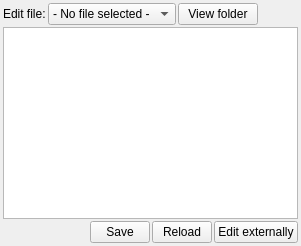
        <widget class="QWidget" name="tab_Editor">
         <attribute name="title">
          <string>Editor</string>
         </attribute>
         <layout class="QVBoxLayout" name="verticalLayout_18">
          <property name="spacing">
           <number>2</number>
          </property>
          <property name="leftMargin">
           <number>3</number>
          </property>
          <property name="topMargin">
           <number>3</number>
          </property>
          <property name="rightMargin">
           <number>3</number>
          </property>
          <property name="bottomMargin">
           <number>3</number>
          </property>
          <item>
           <layout class="QHBoxLayout" name="horizontalLayout_18">
            <property name="spacing">
             <number>2</number>
            </property>
            <item>
             <widget class="QLabel" name="label_26">
              <property name="maximumSize">
               <size>
                <width>150</width>
                <height>16777215</height>
               </size>
              </property>
              <property name="text">
               <string>Edit file:</string>
              </property>
             </widget>
            </item>
            <item>
             <widget class="QComboBox" name="combo_EditFile">
              <property name="maximumSize">
               <size>
                <width>150</width>
                <height>16777215</height>
               </size>
              </property>
              <property name="currentIndex">
               <number>0</number>
              </property>
              <item>
               <property name="text">
                <string>- No file selected -</string>
               </property>
              </item>
              <item>
               <property name="text">
                <string>AuTerm.ini</string>
               </property>
              </item>
              <item>
               <property name="text">
                <string>Devices.ini</string>
               </property>
              </item>
             </widget>
            </item>
            <item>
             <widget class="QPushButton" name="btn_EditViewFolder">
              <property name="text">
               <string>View folder</string>
              </property>
             </widget>
            </item>
            <item>
             <spacer name="horizontalSpacer_2">
              <property name="orientation">
               <enum>Qt::Horizontal</enum>
              </property>
              <property name="sizeHint" stdset="0">
               <size>
                <width>40</width>
                <height>20</height>
               </size>
              </property>
             </spacer>
            </item>
           </layout>
          </item>
          <item>
           <layout class="QVBoxLayout" name="verticalLayout_19">
            <property name="spacing">
             <number>2</number>
            </property>
            <item>
             <widget class="QPlainTextEdit" name="text_EditData">
              <property name="undoRedoEnabled">
               <bool>true</bool>
              </property>
              <property name="readOnly">
               <bool>false</bool>
              </property>
             </widget>
            </item>
            <item>
             <layout class="QHBoxLayout" name="horizontalLayout_17">
              <property name="spacing">
               <number>2</number>
              </property>
              <property name="topMargin">
               <number>0</number>
              </property>
              <item>
               <widget class="QLabel" name="label_EditInfo">
                <property name="text">
                 <string/>
                </property>
               </widget>
              </item>
              <item>
               <widget class="QPushButton" name="btn_EditSave">
                <property name="maximumSize">
                 <size>
                  <width>60</width>
                  <height>16777215</height>
                 </size>
                </property>
                <property name="text">
                 <string>Save</string>
                </property>
               </widget>
              </item>
              <item>
               <widget class="QPushButton" name="btn_EditLoad">
                <property name="maximumSize">
                 <size>
                  <width>60</width>
                  <height>16777215</height>
                 </size>
                </property>
                <property name="text">
                 <string>Reload</string>
                </property>
               </widget>
              </item>
              <item>
               <widget class="QPushButton" name="btn_EditExternal">
                <property name="maximumSize">
                 <size>
                  <width>100</width>
                  <height>16777215</height>
                 </size>
                </property>
                <property name="text">
                 <string>Edit externally</string>
                </property>
               </widget>
              </item>
             </layout>
            </item>
           </layout>
          </item>
         </layout>
        </widget>
